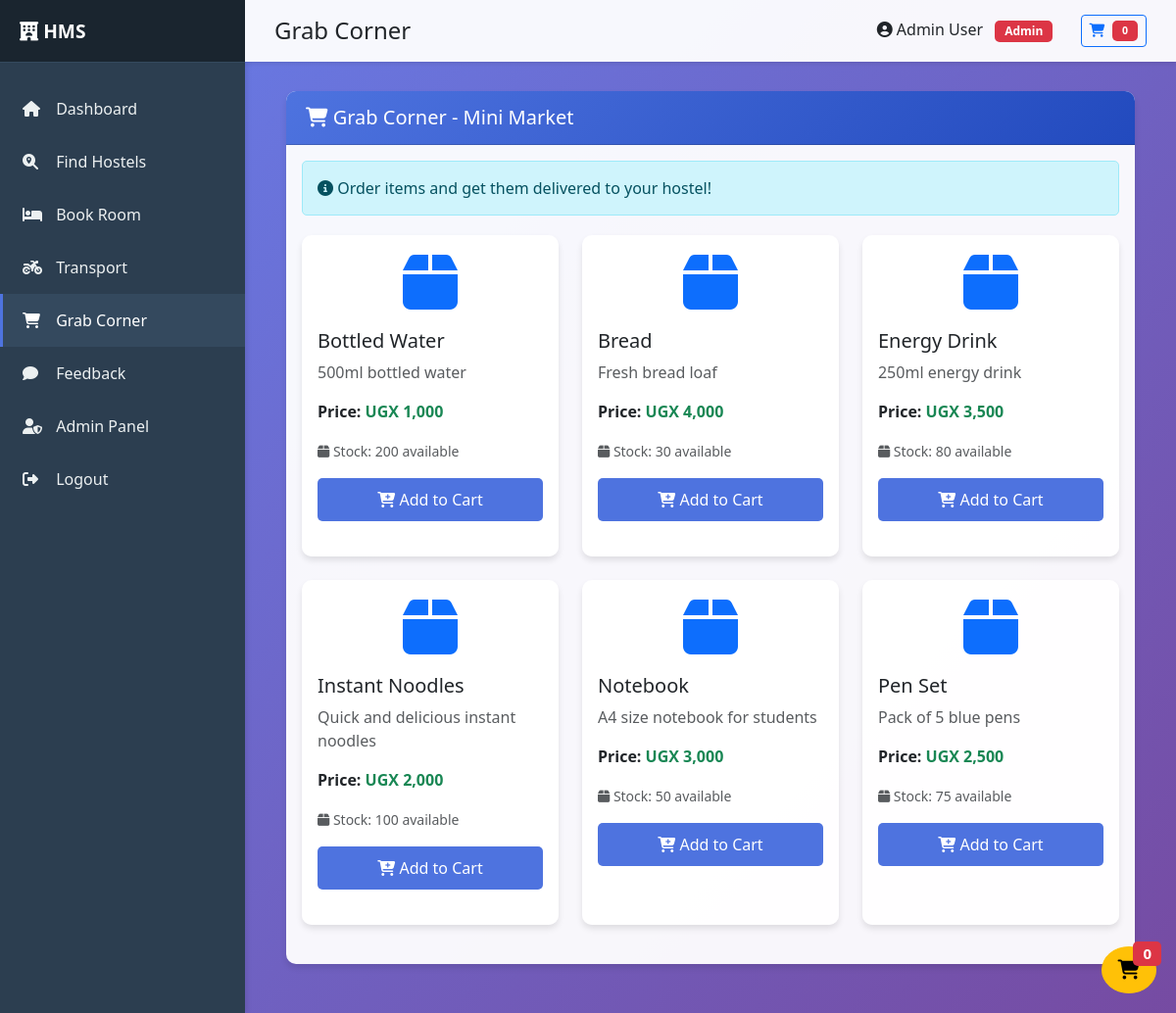
/grab.php (signed in), run on the app's committed database.
### tables this page shows
CREATE TABLE IF NOT EXISTS products (
    id INT NOT NULL AUTO_INCREMENT PRIMARY KEY,
    name VARCHAR(200) NOT NULL,
    description TEXT,
    price DECIMAL(10,2) NOT NULL,
    stock INT DEFAULT 0,
    image VARCHAR(255),
    owner_id INT,
    created_at TIMESTAMP DEFAULT CURRENT_TIMESTAMP,
    FOREIGN KEY (owner_id) REFERENCES users(id) ON DELETE SET NULL
);

### app/models/Product.php (called while the page is built, shortened)
<?php
class Product {
    private $conn;
    private $table_name = "products";
    public function __construct($db) {
        $this->conn = $db;
    }
    public function getAll() {
        $query = "SELECT p.*, u.name as owner_name
                  FROM " . $this->table_name . " p
                  LEFT JOIN users u ON p.owner_id = u.id
                  WHERE p.stock > 0
                  ORDER BY p.name";
        $stmt = $this->conn->prepare($query);
        $stmt->execute();
        return $stmt->fetchAll(PDO::FETCH_ASSOC);
    }
}
?>

### public/grab.php (the view, shortened to what this page needs)
<?php
require_once __DIR__ . '/../app/models/Product.php';
$database = new Database();
$db = $database->getConnection();
$productModel = new Product($db);
$products = $productModel->getAll();
require_once __DIR__ . '/../includes/header.php';
?>
<div class="container-fluid">
    <div class="row">
        <div class="col-md-12">
            <div class="card">
                <div class="card-header">
                    <h5 class="mb-0"><i class="fas fa-shopping-cart"></i> Grab Corner - Mini Market</h5>
                </div>
                <div class="card-body">
                    <div class="alert alert-info">
                        <i class="fas fa-info-circle"></i> Order items and get them delivered to your hostel!
                    </div>
                    <?php if (count($products) > 0): ?>
                        <div class="row">
                            <?php foreach ($products as $product): ?>
                                <div class="col-md-6 col-lg-4 mb-4">
                                    <div class="card h-100">
                                        <div class="card-body">
                                            <div class="text-center mb-3">
                                                <i class="fas fa-box fa-4x text-primary"></i>
                                            </div>
                                            <h5 class="card-title"><?php echo htmlspecialchars($product['name']); ?></h5>
                                            <p class="card-text text-muted"><?php echo htmlspecialchars($product['description']); ?></p>
                                            <p class="card-text">
                                                <strong>Price:</strong>
                                                <span class="text-success fw-bold">UGX <?php echo number_format($product['price'], 0); ?></span>
                                            </p>
                                            <p class="card-text">
                                                <small class="text-muted">
                                                    <i class="fas fa-box"></i> Stock: <?php echo $product['stock']; ?> available
                                                </small>
                                            </p>
                                            <button class="btn btn-primary w-100" onclick="addToCart(<?php echo $product['id']; ?>)">
                                                <i class="fas fa-cart-plus"></i> Add to Cart
                                            </button>
                                        </div>
                                    </div>
                                </div>
                            <?php endforeach; ?>
                        </div>
                    <?php endif; ?>
                </div>
            </div>
        </div>
    </div>
</div>
<button id="cartFab" class="btn btn-warning btn-lg rounded-circle" onclick="openCartModal()" title="Open Cart">
    <i class="fas fa-shopping-cart"></i>
    <span id="cart-count-badge" class="badge bg-danger">0</span>
</button>
<?php require_once __DIR__ . '/../includes/footer.php'; ?>

### public/css/style.css (style rules this page uses)
:root { --primary-color: #4e73df; --secondary-color: #858796; --success-color: #1cc88a; --danger-color: #e74a3b; --warning-color: #f6c23e; --info-color: #36b9cc; --bg-gradient: linear-gradient(135deg, #667eea 0%, #764ba2 100%); --sidebar-width: 250px; }
* { margin: 0; padding: 0; box-sizing: border-box; }
body { font-family: 'Segoe UI', Tahoma, Geneva, Verdana, sans-serif; background: var(--bg-gradient); min-height: 100vh; }
.card { border: none; border-radius: 10px; box-shadow: 0 4px 6px rgba(0,0,0,0.1); margin-bottom: 20px; background: rgba(255, 255, 255, 0.95); }
.card-header { background: linear-gradient(135deg, var(--primary-color) 0%, #224abe 100%); color: white; border-radius: 10px 10px 0 0 !important; padding: 15px 20px; font-weight: 600; }
.btn-primary { background: var(--primary-color); border: none; border-radius: 5px; padding: 10px 20px; transition: all 0.3s; }
.badge { padding: 5px 10px; border-radius: 5px; }
.alert { border-radius: 5px; padding: 15px; margin-bottom: 20px; }

### public/grab.php (style rules this page uses)
#cartFab { position: fixed; right: 20px; bottom: 20px; z-index: 1050; }
#cartFab .badge { position: absolute; top: -6px; right: -6px; }

### data on the page
products: name "Bottled Water", description "500ml bottled water", price "1,000", stock "200"
products: name "Bread", description "Fresh bread loaf", price "4,000", stock "30"
products: name "Energy Drink", description "250ml energy drink", price "3,500", stock "80"
products: name "Instant Noodles", description "Quick and delicious instant noodles", price "2,000", stock "100"
products: name "Notebook", description "A4 size notebook for students", price "3,000", stock "50"
products: name "Pen Set", description "Pack of 5 blue pens", price "2,500", stock "75"

### other printed values
$page_title "Grab Corner"
$_SESSION['user_name'] "Admin User"
